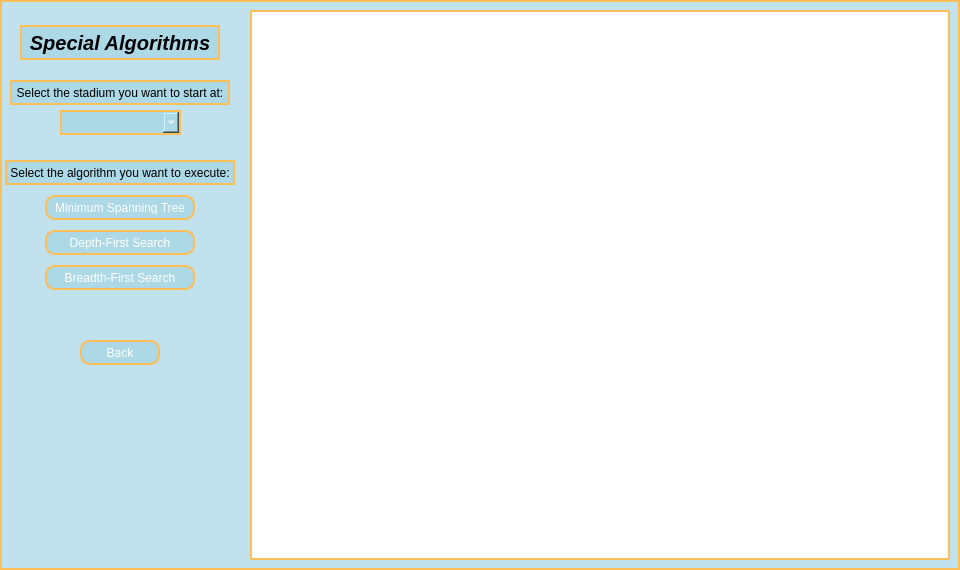
<?xml version="1.0" encoding="UTF-8"?>
<ui version="4.0">
 <class>SearchAlgorithms</class>
 <widget class="QWidget" name="SearchAlgorithms">
  <property name="geometry">
   <rect>
    <x>0</x>
    <y>0</y>
    <width>960</width>
    <height>570</height>
   </rect>
  </property>
  <property name="windowTitle">
   <string>Form</string>
  </property>
  <property name="styleSheet">
   <string notr="true">background-color: #c1e1ec;
    border: 2px solid #fdbe57;</string>
  </property>
  <widget class="QComboBox" name="comboSelStadium">
   <property name="geometry">
    <rect>
     <x>60</x>
     <y>110</y>
     <width>121</width>
     <height>25</height>
    </rect>
   </property>
   <property name="styleSheet">
    <string notr="true">QComboBox {
    background-color: #add8e6;
    color: white;
    border: 2px solid #fdbe57;
    border-radius: 0px;
    padding: 4px 4px;
}

QListView {
    background-color: #ffffff;
    alternate-background-color: #ffffff;
    color: black;
    border: 2px solid #fdbe57;
    border-radius: 2px;
    padding: 4px 4px;
}

QListView::item:hover { background: #86c5da; }
QComboBox:hover { background-color: #86c5da }</string>
   </property>
  </widget>
  <widget class="QPushButton" name="buttonBack">
   <property name="geometry">
    <rect>
     <x>80</x>
     <y>340</y>
     <width>80</width>
     <height>25</height>
    </rect>
   </property>
   <property name="styleSheet">
    <string notr="true">QPushButton {
    background-color: #add8e6;
    color: white;
    border: 2px solid #fdbe57;
    border-radius: 10px;
    padding: 4px 4px;
}

QDialog {
    background-color: #c1e1ec;
    color: white;
    border: 2px solid #fdbe57;
    border-radius: 0px;
    padding: 4px 4px;
}

QPushButton:hover { background-color: #86c5da; }
QPushButton:pressed { background-color: #d4ebf2; }</string>
   </property>
   <property name="text">
    <string>Back</string>
   </property>
  </widget>
  <widget class="QLabel" name="labelTitle">
   <property name="geometry">
    <rect>
     <x>20</x>
     <y>25</y>
     <width>200</width>
     <height>35</height>
    </rect>
   </property>
   <property name="font">
    <font>
     <family>Segoe UI</family>
     <pointsize>15</pointsize>
     <italic>true</italic>
     <bold>true</bold>
    </font>
   </property>
   <property name="styleSheet">
    <string notr="true">background-color: #add8e6;
    border: 2px solid #fdbe57;</string>
   </property>
   <property name="text">
    <string>Special Algorithms</string>
   </property>
   <property name="alignment">
    <set>Qt::AlignmentFlag::AlignCenter</set>
   </property>
  </widget>
  <widget class="QLabel" name="labelSelStadium">
   <property name="geometry">
    <rect>
     <x>10</x>
     <y>80</y>
     <width>220</width>
     <height>25</height>
    </rect>
   </property>
   <property name="styleSheet">
    <string notr="true">background-color: #add8e6;
    border: 2px solid #fdbe57;</string>
   </property>
   <property name="text">
    <string>Select the stadium you want to start at:</string>
   </property>
   <property name="alignment">
    <set>Qt::AlignmentFlag::AlignCenter</set>
   </property>
  </widget>
  <widget class="QLabel" name="labelSelAlg">
   <property name="geometry">
    <rect>
     <x>5</x>
     <y>160</y>
     <width>230</width>
     <height>25</height>
    </rect>
   </property>
   <property name="styleSheet">
    <string notr="true">background-color: #add8e6;
    border: 2px solid #fdbe57;</string>
   </property>
   <property name="text">
    <string>Select the algorithm you want to execute:</string>
   </property>
   <property name="alignment">
    <set>Qt::AlignmentFlag::AlignCenter</set>
   </property>
  </widget>
  <widget class="QPushButton" name="buttonMST">
   <property name="geometry">
    <rect>
     <x>45</x>
     <y>195</y>
     <width>150</width>
     <height>25</height>
    </rect>
   </property>
   <property name="styleSheet">
    <string notr="true">QPushButton {
    background-color: #add8e6;
    color: white;
    border: 2px solid #fdbe57;
    border-radius: 10px;
    padding: 4px 4px;
}

QPushButton:hover { background-color: #86c5da; }
QPushButton:pressed { background-color: #d4ebf2; }</string>
   </property>
   <property name="text">
    <string>Minimum Spanning Tree</string>
   </property>
  </widget>
  <widget class="QPushButton" name="buttonDFS">
   <property name="geometry">
    <rect>
     <x>45</x>
     <y>230</y>
     <width>150</width>
     <height>25</height>
    </rect>
   </property>
   <property name="styleSheet">
    <string notr="true">QPushButton {
    background-color: #add8e6;
    color: white;
    border: 2px solid #fdbe57;
    border-radius: 10px;
    padding: 4px 4px;
}

QDialog {
    background-color: #c1e1ec;
    color: white;
    border: 2px solid #fdbe57;
    border-radius: 0px;
    padding: 4px 4px;
}

QPushButton:hover { background-color: #86c5da; }
QPushButton:pressed { background-color: #d4ebf2; }</string>
   </property>
   <property name="text">
    <string>Depth-First Search</string>
   </property>
  </widget>
  <widget class="QPushButton" name="buttonBFS">
   <property name="geometry">
    <rect>
     <x>45</x>
     <y>265</y>
     <width>150</width>
     <height>25</height>
    </rect>
   </property>
   <property name="styleSheet">
    <string notr="true">QPushButton {
    background-color: #add8e6;
    color: white;
    border: 2px solid #fdbe57;
    border-radius: 10px;
    padding: 4px 4px;
}

QDialog {
    background-color: #c1e1ec;
    color: white;
    border: 2px solid #fdbe57;
    border-radius: 0px;
    padding: 4px 4px;
}

QPushButton:hover { background-color: #86c5da; }
QPushButton:pressed { background-color: #d4ebf2; }</string>
   </property>
   <property name="text">
    <string>Breadth-First Search</string>
   </property>
  </widget>
  <widget class="QListView" name="listViewResults">
   <property name="geometry">
    <rect>
     <x>250</x>
     <y>10</y>
     <width>700</width>
     <height>550</height>
    </rect>
   </property>
   <property name="styleSheet">
    <string notr="true">QListView {
    background-color: #ffffff;
    alternate-background-color: #ffffff;
    color: black;
    border: 2px solid #fdbe57;
    border-radius: 2px;
    padding: 4px 4px;
}

QTableView {
    background-color: #ffffff;
    alternate-background-color: #ffffff;
    color: black;
    border: 2px solid #fdbe57;
    border-radius: 0px;
    padding: 2px 2px;
}
QTableView::item:hover { background: #86c5da; }
QListView::item:hover { background: #86c5da; }</string>
   </property>
  </widget>
 </widget>
 <resources/>
 <connections/>
</ui>
